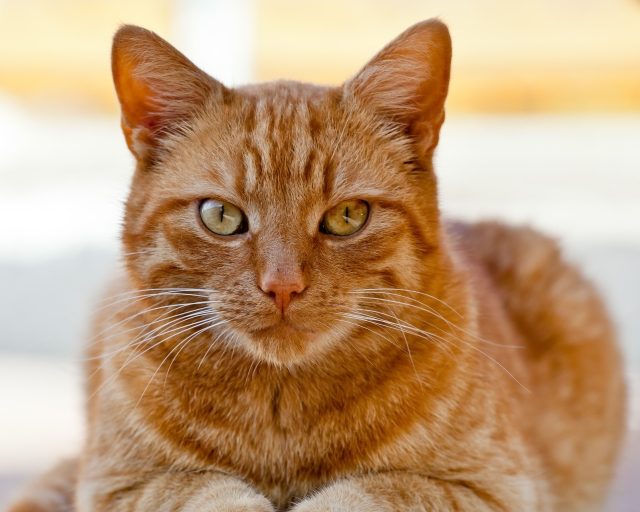
#> input picture phase1+2/P2L3 Exercises/images/cat.jpg, 640 x 512 px
$ jupyter execute exercise_1_i.ipynb
#> lines starting #> are read from the running program, lines starting #| are printed output that depends on the picture; after the words box and inside, x2 and y2 are one past the last pixel; in counts of white or black regions, pixels touching at a corner belong together
[cell 1]
import numpy as np
import matplotlib.pyplot as plt
import matplotlib.image  as matImage
#from PIL import Image

[cell 2]
# Using Matplotlib

# Read image
#image = matImage.imread('cheetah.jpg')
cat_img = plt.imread('images/cat.jpg')
#> cat_img is the input picture: shape (512, 640, 3); mean R, G, B 191.7, 157.1, 121.8

# Display image
plt.imshow(cat_img)

[cell 3]
# show the type and shape of the image
type(cat_img)

[cell 4]
# Show the image shape
cat_img.shape
#> Out = (512, 640, 3)

[cell 5]
# show the image array
cat_img

[cell 6]
# show the red color components
cat_img1 = cat_img.copy()
cat_img1[:, :, (0, 1)] = 0
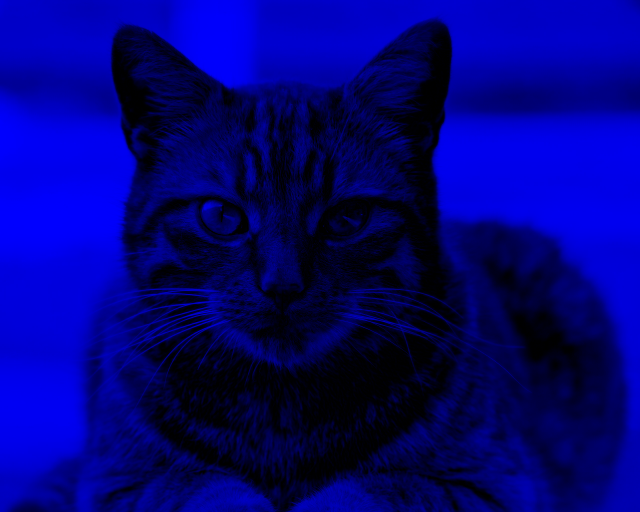
#> cat_img1: shape (512, 640, 3); mean R, G, B 0, 0, 121.8
plt.imshow(cat_img1)

[cell 7]
# Convert to grayscale
# rough method
img_grayscale = np.mean(cat_img, axis=-1)
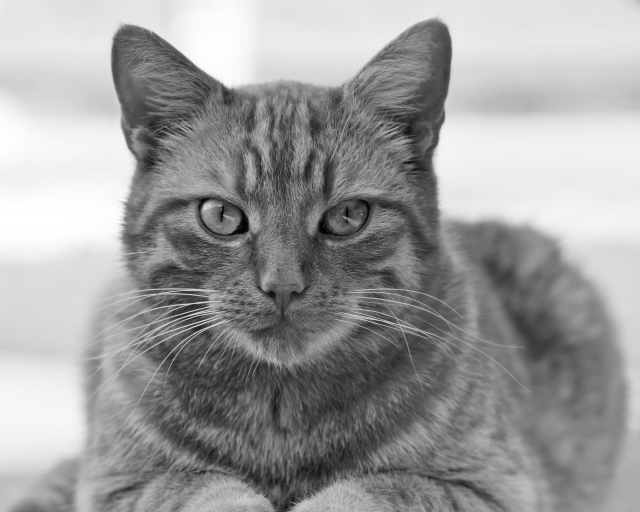
#> img_grayscale: shape (512, 640) float64; min 1, max 255, mean 156.9
# more accurate
gray = np.dot(cat_img[...,:3], [0.2989, 0.5870, 0.1140])

# Display grayscale image
#plt.imshow(img_grayscale, cmap='gray')
plt.imshow(gray, cmap='gray')

[cell 8]
# check the new shape
img_grayscale.shape
#> Out = (512, 640)

[cell 9]
# show the pixel value at the centre (256,320)
img_grayscale[256,320]
#> Out = 60.67

[cell 10]
# insert a white square at the center
img_grayscale[230:282, 300:340] = 255
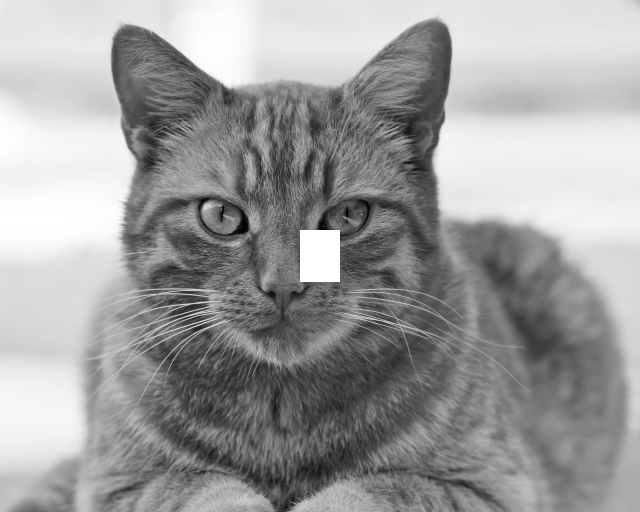
#> img_grayscale: shape (512, 640) float64; 0.63% of pixels changed, all inside (x1, y1, x2, y2) = (300, 230, 340, 282)
plt.imshow(img_grayscale, cmap='gray')

[cell 11]
plt.imsave('images/cat_save0.jpg', img_grayscale, cmap='gray')

[cell 12]
# Using PIL


from PIL import Image
import numpy as np

pImg = np.asarray(Image.open('images/cat.jpg'))

# Display image
plt.imshow(pImg)

print(type(pImg))
#| <class 'numpy.ndarray'>
# <class 'numpy.ndarray'>

print(pImg.dtype)
#| uint8
# uint8

print(pImg.shape)
#| (512, 640, 3)
# (225, 400, 3)

[cell 13]
pImg_gray = np.array(Image.open('images/cat.jpg').convert('L'))

# Display image
plt.imshow(pImg_gray,  cmap='gray')
print(pImg_gray.shape)
#| (512, 640)
# (225, 400)

[cell 14]
# insert a white square at the center
pImg_gray[230:282, 300:340] = 255
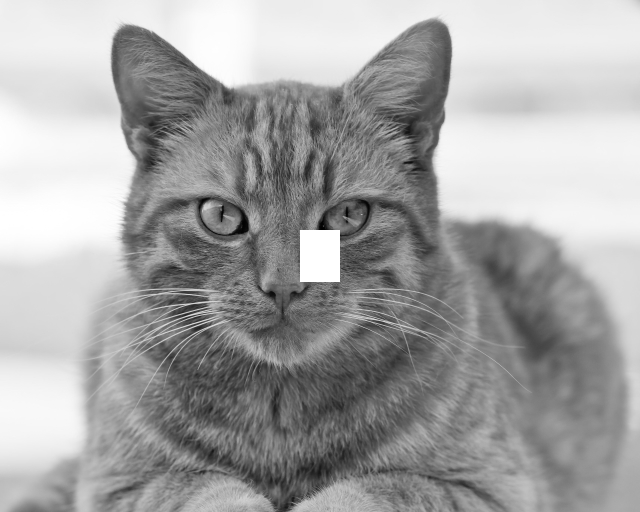
#> pImg_gray: shape (512, 640); min 1, max 255, mean 164.5
plt.imshow(pImg_gray, cmap='gray')

$ run again, with phase1+2/P2L3 Exercises/images/Sanka_img.jpg copied over phase1+2/P2L3 Exercises/images/cat.jpg
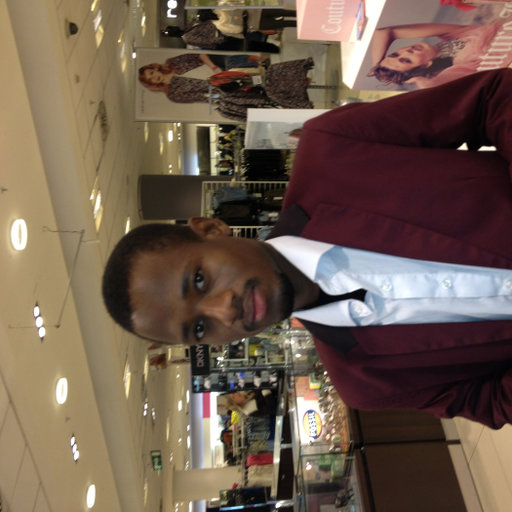
#> input picture phase1+2/P2L3 Exercises/images/Sanka_img.jpg, 512 x 512 px
#> cat_img is the input picture: shape (512, 512, 3); mean R, G, B 111, 92, 77.6
#> `cat_img1[:, :, (0, 1)] = 0`:
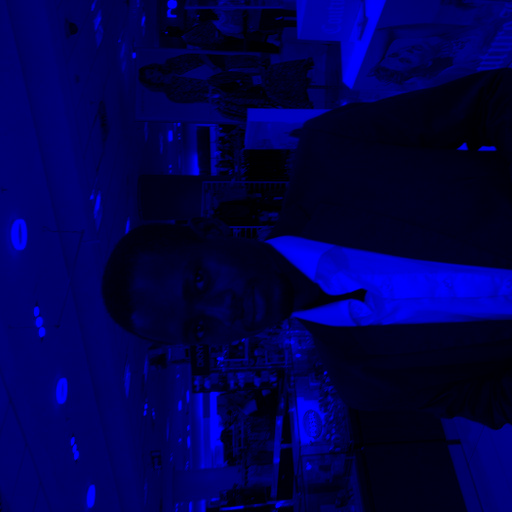
#> cat_img1: shape (512, 512, 3); mean R, G, B 0, 0, 77.6
#> `img_grayscale[256,320]`: Out = 197
#| <class 'numpy.ndarray'>
#| uint8
#| (512, 512, 3)
#| (512, 512)
#> `pImg_gray[230:282, 300:340] = 255`:
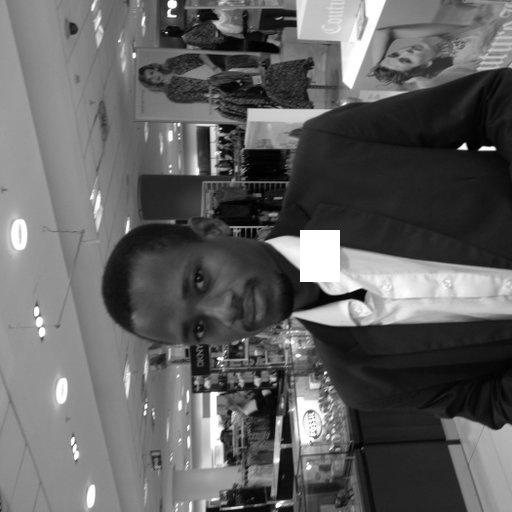
#> pImg_gray: shape (512, 512); min 0, max 255, mean 96.8

$ run again, with phase1+2/P2L3 Exercises/images/house.JPG copied over phase1+2/P2L3 Exercises/images/cat.jpg
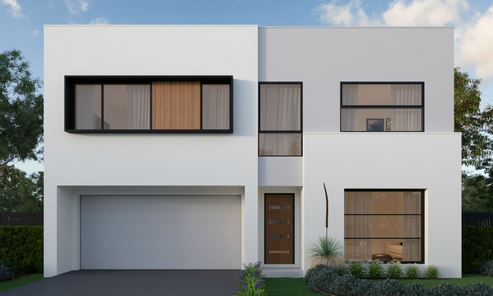
#> input picture phase1+2/P2L3 Exercises/images/house.JPG, 493 x 296 px
#> cat_img is the input picture: shape (296, 493, 3); mean R, G, B 139.4, 142.7, 142.8
#> `cat_img1[:, :, (0, 1)] = 0`:
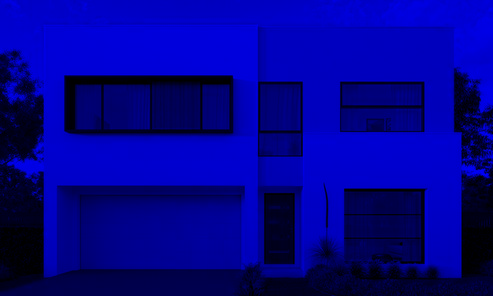
#> cat_img1: shape (296, 493, 3); mean R, G, B 0, 0, 142.8
#> `img_grayscale[256,320]`: Out = 112.3
#| <class 'numpy.ndarray'>
#| uint8
#| (296, 493, 3)
#| (296, 493)
#> `pImg_gray[230:282, 300:340] = 255`:
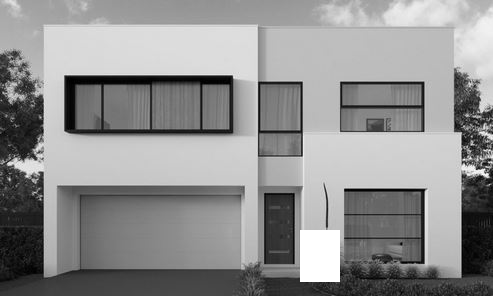
#> pImg_gray: shape (296, 493); min 0, max 255, mean 143.6

$ run again, with phase1+2/P2L3 Exercises/images/mountain.JPG copied over phase1+2/P2L3 Exercises/images/cat.jpg
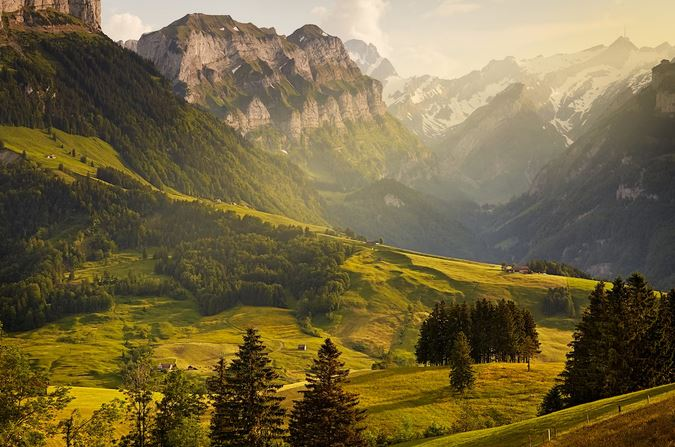
#> input picture phase1+2/P2L3 Exercises/images/mountain.JPG, 675 x 447 px
#> cat_img is the input picture: shape (447, 675, 3); mean R, G, B 117.1, 103.3, 66
#> `cat_img1[:, :, (0, 1)] = 0`:
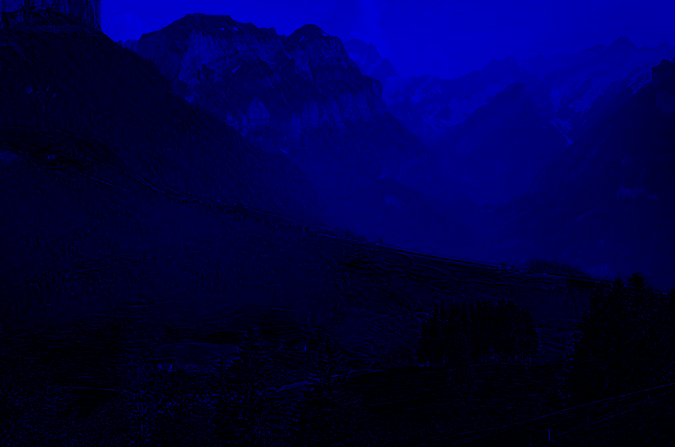
#> cat_img1: shape (447, 675, 3); mean R, G, B 0, 0, 66
#> `img_grayscale[256,320]`: Out = 55.67
#| <class 'numpy.ndarray'>
#| uint8
#| (447, 675, 3)
#| (447, 675)
#> `pImg_gray[230:282, 300:340] = 255`:
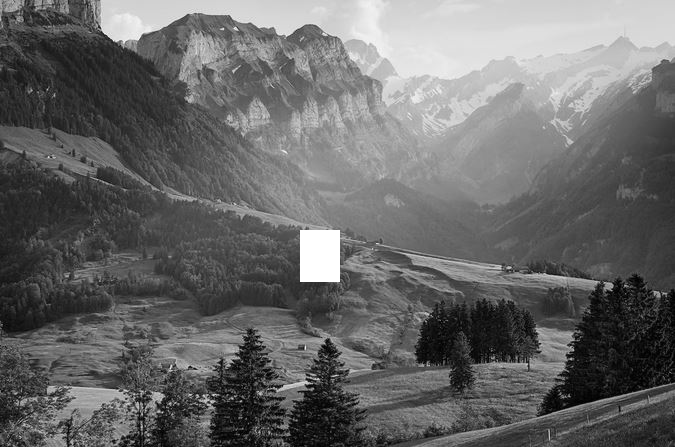
#> pImg_gray: shape (447, 675); min 0, max 255, mean 104.3
